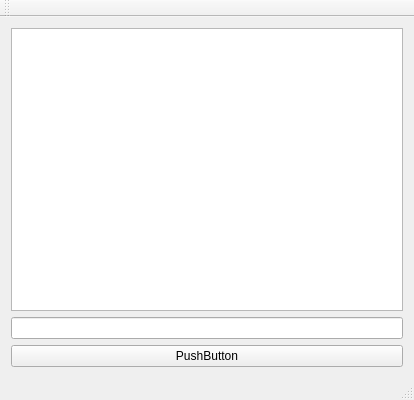
<?xml version="1.0" encoding="UTF-8"?>
<ui version="4.0">
 <class>QT_TestClass</class>
 <widget class="QMainWindow" name="QT_TestClass">
  <property name="geometry">
   <rect>
    <x>0</x>
    <y>0</y>
    <width>414</width>
    <height>400</height>
   </rect>
  </property>
  <property name="windowTitle">
   <string>QT_Test</string>
  </property>
  <widget class="QWidget" name="centralWidget">
   <layout class="QGridLayout" name="gridLayout">
    <item row="0" column="0">
     <widget class="QTextEdit" name="textEdit"/>
    </item>
    <item row="1" column="0">
     <widget class="QLineEdit" name="lineEdit"/>
    </item>
    <item row="2" column="0">
     <widget class="QPushButton" name="pushButton">
      <property name="text">
       <string>PushButton</string>
      </property>
     </widget>
    </item>
   </layout>
  </widget>
  <widget class="QMenuBar" name="menuBar">
   <property name="geometry">
    <rect>
     <x>0</x>
     <y>0</y>
     <width>414</width>
     <height>19</height>
    </rect>
   </property>
  </widget>
  <widget class="QToolBar" name="mainToolBar">
   <attribute name="toolBarArea">
    <enum>TopToolBarArea</enum>
   </attribute>
   <attribute name="toolBarBreak">
    <bool>false</bool>
   </attribute>
  </widget>
  <widget class="QStatusBar" name="statusBar"/>
 </widget>
 <layoutdefault spacing="6" margin="11"/>
 <resources>
  <include location="qt_test.qrc"/>
 </resources>
 <connections/>
</ui>
